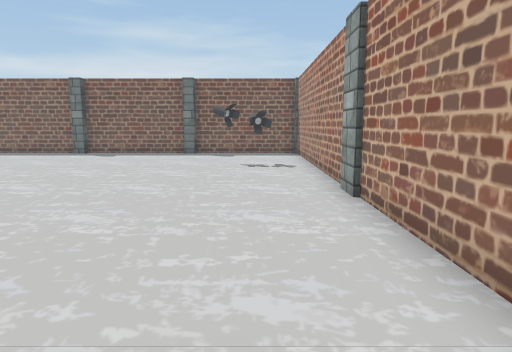
view 1 (above)

12 first-person views from a walk through a Unity game level. The camera is 1.3 m above the floor, tilts 8° down and sees 70° across. Doors are open. The floor is counted in squares, 1 m on a side. Each view is taken from the middle of a square. On the plan, view 1 faces up. The plan holds only what a view shows up to about 15 squares ahead; the rest is blank. The place goes on beyond the plan. Some animated figures are left out. Some surface patterns are stand-ins.

view 2
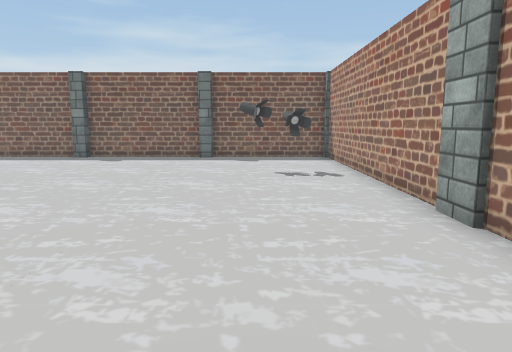

view 3
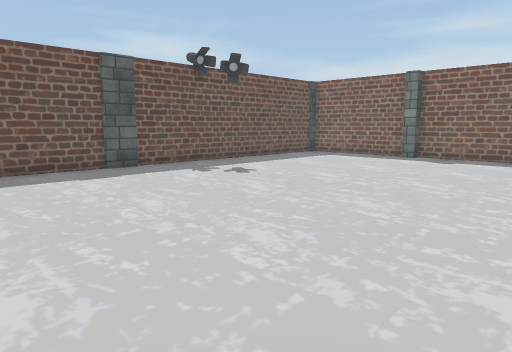

view 4
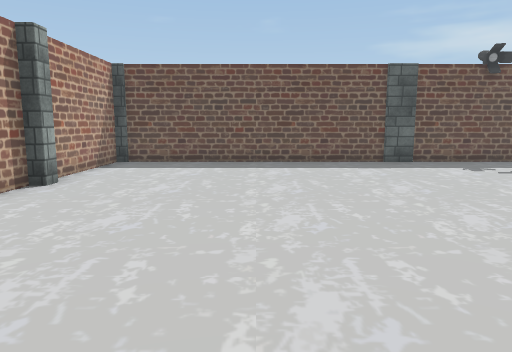

view 5
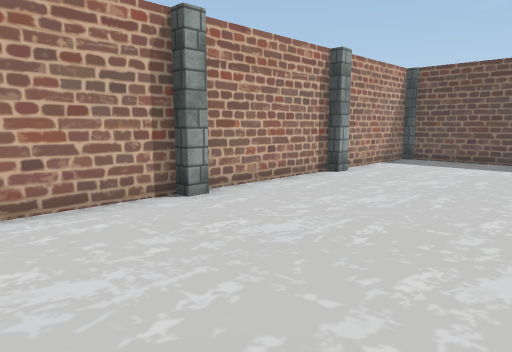

view 6
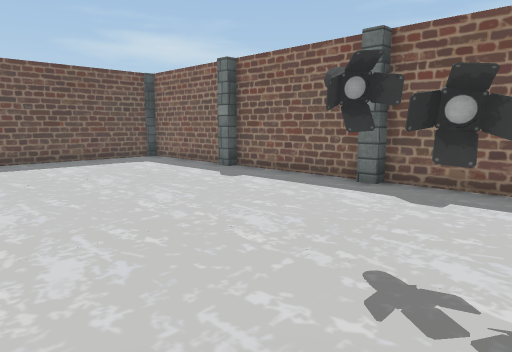

view 7
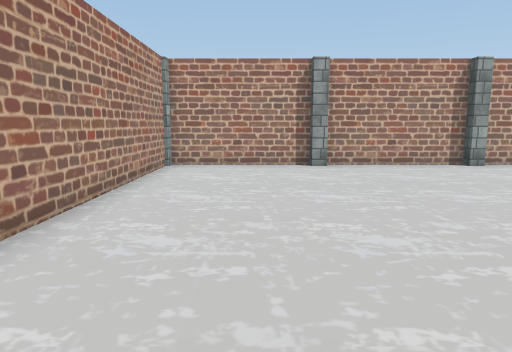

view 8
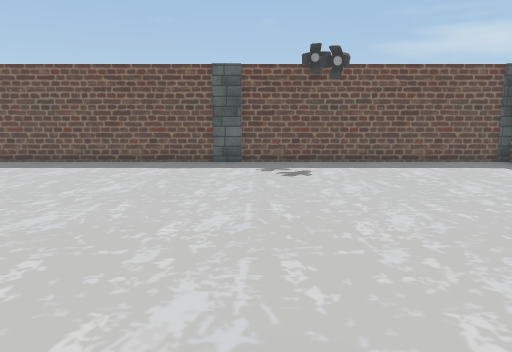

view 9
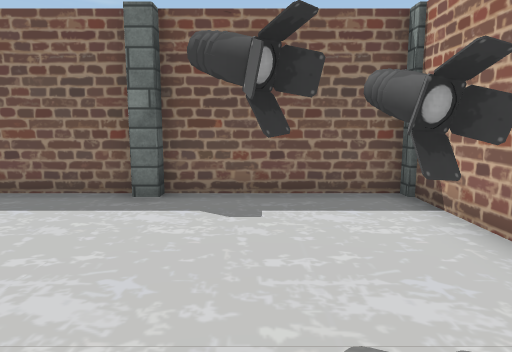

view 10
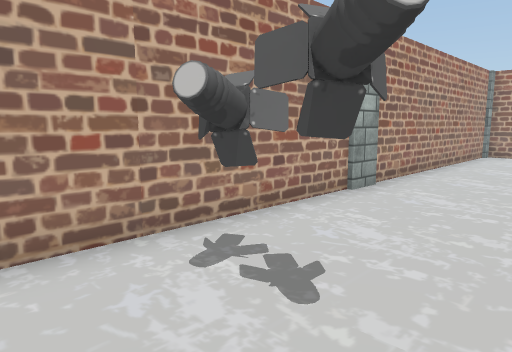

view 11
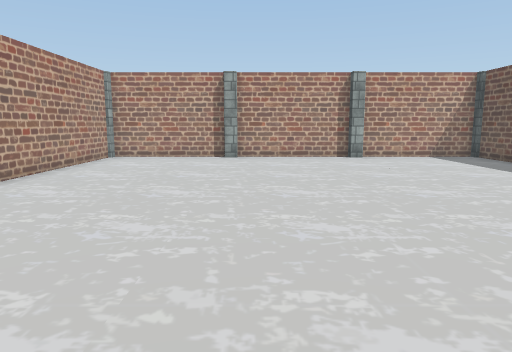

view 12
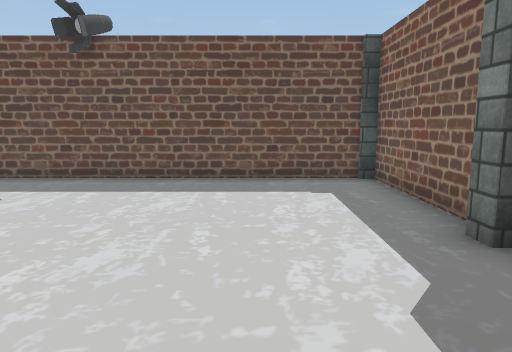

### Floor plan
Points are (right, up) in squares from view 1. A wall is a line through its corners. A room is listed if a view was taken in it or the views show most of it. See-through windows are left out.
Room 1 (views 1, 2, 3, 4, 5, 6, 7, 8, 9, 10, 11, 12)
walls: (-1, 11.9) (-1.1, 12.3) (-1.4, 12.5); (-1.1, 12.3) (-1.3, 12.5); (-1.3, 12.7) (-0.8, 12.6); (-1.3, 12.8) (-0.8, 12.4); (0.1, 11.8) (-0.3, 12.7); (-0.1, 12.2) (-0.2, 12.7); (-0.1, 12.2) (-0.3, 12.6); (0.2, 12.3) (0.6, 12.1) (0, 12.4) (-0.2, 11.8); (0.2, 12.3) (-0.1, 12.1); (-12.9, 16.6) (-12.9, -2.5); (-12.5, -2.9) (1.8, -2.9); (1.9, -2.5) (1.9, 16.5); (1.9, 16.9) (-12.7, 16.9)
ways out: open door at (-5.5, 17)
objects: other object (-13, 7); other object (-8, -3); other object (-8, 17); other object (-3, -3); other object (-3, 17); other object (2, 7)

Positions as (right, up) in squares from view 1, and headings:
1: (0, 0), facing up
2: (-1, 2), facing up
3: (-2, 2), facing up-left
4: (0, 2), facing left
5: (1, 3), facing down-left
6: (1, 9), facing up-left
7: (-1, 9), facing down
8: (0, 8), facing left
9: (-1, 10), facing up
10: (-2, 14), facing down-right
11: (-4, 12), facing down
12: (-4, 14), facing left
